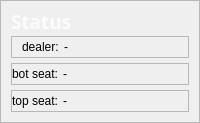
                  <widget class="QFrame" name="frame_board_status">
                   <property name="frameShape">
                    <enum>QFrame::Shape::StyledPanel</enum>
                   </property>
                   <property name="frameShadow">
                    <enum>QFrame::Shadow::Raised</enum>
                   </property>
                   <layout class="QVBoxLayout" name="verticalLayout_5">
                    <property name="spacing">
                     <number>5</number>
                    </property>
                    <property name="leftMargin">
                     <number>10</number>
                    </property>
                    <property name="topMargin">
                     <number>10</number>
                    </property>
                    <property name="rightMargin">
                     <number>10</number>
                    </property>
                    <property name="bottomMargin">
                     <number>10</number>
                    </property>
                    <item>
                     <widget class="QLabel" name="label_status">
                      <property name="minimumSize">
                       <size>
                        <width>0</width>
                        <height>20</height>
                       </size>
                      </property>
                      <property name="maximumSize">
                       <size>
                        <width>16777215</width>
                        <height>20</height>
                       </size>
                      </property>
                      <property name="font">
                       <font>
                        <family>Forte</family>
                        <pointsize>14</pointsize>
                        <italic>false</italic>
                        <bold>true</bold>
                       </font>
                      </property>
                      <property name="styleSheet">
                       <string notr="true">QLabel {
	background-color: transparent;
	font: 700 14pt &quot;Forte&quot;;
	color: rgba(255,255,255, 200)
}</string>
                      </property>
                      <property name="text">
                       <string>Status</string>
                      </property>
                     </widget>
                    </item>
                    <item>
                     <widget class="QFrame" name="frame_status_dealer">
                      <property name="frameShape">
                       <enum>QFrame::Shape::StyledPanel</enum>
                      </property>
                      <property name="frameShadow">
                       <enum>QFrame::Shadow::Raised</enum>
                      </property>
                      <layout class="QHBoxLayout" name="horizontalLayout_38">
                       <property name="spacing">
                        <number>5</number>
                       </property>
                       <property name="leftMargin">
                        <number>10</number>
                       </property>
                       <property name="topMargin">
                        <number>0</number>
                       </property>
                       <property name="rightMargin">
                        <number>0</number>
                       </property>
                       <property name="bottomMargin">
                        <number>0</number>
                       </property>
                       <item>
                        <widget class="QLabel" name="label_status_dealer_text">
                         <property name="minimumSize">
                          <size>
                           <width>0</width>
                           <height>15</height>
                          </size>
                         </property>
                         <property name="maximumSize">
                          <size>
                           <width>16777215</width>
                           <height>15</height>
                          </size>
                         </property>
                         <property name="styleSheet">
                          <string notr="true"/>
                         </property>
                         <property name="text">
                          <string>dealer:</string>
                         </property>
                        </widget>
                       </item>
                       <item>
                        <widget class="QLabel" name="label_status_dealer">
                         <property name="minimumSize">
                          <size>
                           <width>0</width>
                           <height>15</height>
                          </size>
                         </property>
                         <property name="maximumSize">
                          <size>
                           <width>16777215</width>
                           <height>15</height>
                          </size>
                         </property>
                         <property name="styleSheet">
                          <string notr="true"/>
                         </property>
                         <property name="text">
                          <string>-</string>
                         </property>
                        </widget>
                       </item>
                       <item>
                        <spacer name="horizontalSpacer_9">
                         <property name="orientation">
                          <enum>Qt::Orientation::Horizontal</enum>
                         </property>
                         <property name="sizeHint" stdset="0">
                          <size>
                           <width>40</width>
                           <height>20</height>
                          </size>
                         </property>
                        </spacer>
                       </item>
                      </layout>
                     </widget>
                    </item>
                    <item>
                     <widget class="QFrame" name="frame_status_seat1">
                      <property name="frameShape">
                       <enum>QFrame::Shape::StyledPanel</enum>
                      </property>
                      <property name="frameShadow">
                       <enum>QFrame::Shadow::Raised</enum>
                      </property>
                      <layout class="QHBoxLayout" name="horizontalLayout_37">
                       <property name="spacing">
                        <number>5</number>
                       </property>
                       <property name="leftMargin">
                        <number>0</number>
                       </property>
                       <property name="topMargin">
                        <number>0</number>
                       </property>
                       <property name="rightMargin">
                        <number>0</number>
                       </property>
                       <property name="bottomMargin">
                        <number>0</number>
                       </property>
                       <item>
                        <widget class="QLabel" name="label_status_botseat_text">
                         <property name="minimumSize">
                          <size>
                           <width>0</width>
                           <height>15</height>
                          </size>
                         </property>
                         <property name="maximumSize">
                          <size>
                           <width>16777215</width>
                           <height>15</height>
                          </size>
                         </property>
                         <property name="styleSheet">
                          <string notr="true"/>
                         </property>
                         <property name="text">
                          <string>bot seat:</string>
                         </property>
                        </widget>
                       </item>
                       <item>
                        <widget class="QLabel" name="label_status_seat1">
                         <property name="minimumSize">
                          <size>
                           <width>0</width>
                           <height>15</height>
                          </size>
                         </property>
                         <property name="maximumSize">
                          <size>
                           <width>16777215</width>
                           <height>15</height>
                          </size>
                         </property>
                         <property name="styleSheet">
                          <string notr="true"/>
                         </property>
                         <property name="text">
                          <string>-</string>
                         </property>
                        </widget>
                       </item>
                       <item>
                        <spacer name="horizontalSpacer_8">
                         <property name="orientation">
                          <enum>Qt::Orientation::Horizontal</enum>
                         </property>
                         <property name="sizeHint" stdset="0">
                          <size>
                           <width>40</width>
                           <height>20</height>
                          </size>
                         </property>
                        </spacer>
                       </item>
                      </layout>
                     </widget>
                    </item>
                    <item>
                     <widget class="QFrame" name="frame_status_seat2">
                      <property name="frameShape">
                       <enum>QFrame::Shape::StyledPanel</enum>
                      </property>
                      <property name="frameShadow">
                       <enum>QFrame::Shadow::Raised</enum>
                      </property>
                      <layout class="QHBoxLayout" name="horizontalLayout_29">
                       <property name="spacing">
                        <number>5</number>
                       </property>
                       <property name="leftMargin">
                        <number>0</number>
                       </property>
                       <property name="topMargin">
                        <number>0</number>
                       </property>
                       <property name="rightMargin">
                        <number>0</number>
                       </property>
                       <property name="bottomMargin">
                        <number>0</number>
                       </property>
                       <item>
                        <widget class="QLabel" name="label_status_topseat_text">
                         <property name="minimumSize">
                          <size>
                           <width>0</width>
                           <height>15</height>
                          </size>
                         </property>
                         <property name="maximumSize">
                          <size>
                           <width>16777215</width>
                           <height>15</height>
                          </size>
                         </property>
                         <property name="styleSheet">
                          <string notr="true"/>
                         </property>
                         <property name="text">
                          <string>top seat:</string>
                         </property>
                        </widget>
                       </item>
                       <item>
                        <widget class="QLabel" name="label_status_seat2">
                         <property name="minimumSize">
                          <size>
                           <width>0</width>
                           <height>15</height>
                          </size>
                         </property>
                         <property name="maximumSize">
                          <size>
                           <width>16777215</width>
                           <height>15</height>
                          </size>
                         </property>
                         <property name="styleSheet">
                          <string notr="true"/>
                         </property>
                         <property name="text">
                          <string>-</string>
                         </property>
                        </widget>
                       </item>
                       <item>
                        <spacer name="horizontalSpacer_5">
                         <property name="orientation">
                          <enum>Qt::Orientation::Horizontal</enum>
                         </property>
                         <property name="sizeHint" stdset="0">
                          <size>
                           <width>40</width>
                           <height>20</height>
                          </size>
                         </property>
                        </spacer>
                       </item>
                      </layout>
                     </widget>
                    </item>
                   </layout>
                  </widget>
